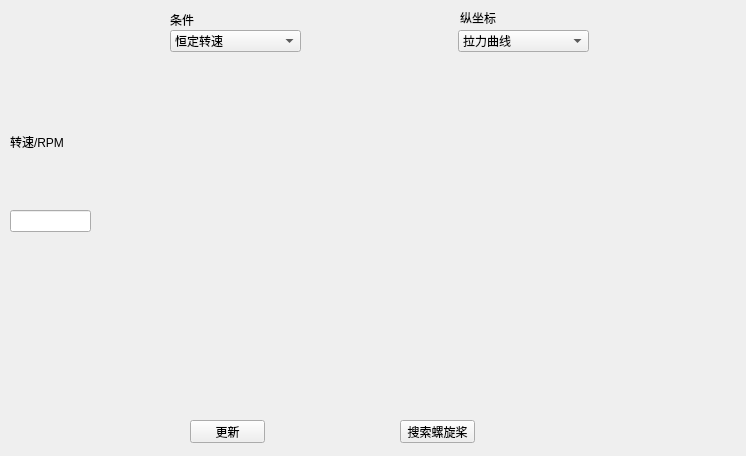
<?xml version="1.0" encoding="UTF-8"?>
<ui version="4.0">
 <class>chart</class>
 <widget class="QWidget" name="chart">
  <property name="geometry">
   <rect>
    <x>0</x>
    <y>0</y>
    <width>746</width>
    <height>456</height>
   </rect>
  </property>
  <property name="windowTitle">
   <string>Chart</string>
  </property>
  <widget class="QCustomPlot" name="plot" native="true">
   <property name="geometry">
    <rect>
     <x>100</x>
     <y>69</y>
     <width>571</width>
     <height>341</height>
    </rect>
   </property>
  </widget>
  <widget class="QComboBox" name="condBox">
   <property name="geometry">
    <rect>
     <x>170</x>
     <y>30</y>
     <width>131</width>
     <height>22</height>
    </rect>
   </property>
   <item>
    <property name="text">
     <string>恒定转速</string>
    </property>
   </item>
   <item>
    <property name="text">
     <string>恒定功率</string>
    </property>
   </item>
  </widget>
  <widget class="QLabel" name="Label">
   <property name="geometry">
    <rect>
     <x>170</x>
     <y>10</y>
     <width>61</width>
     <height>20</height>
    </rect>
   </property>
   <property name="text">
    <string>条件</string>
   </property>
  </widget>
  <widget class="QPushButton" name="updateButton">
   <property name="geometry">
    <rect>
     <x>190</x>
     <y>420</y>
     <width>75</width>
     <height>23</height>
    </rect>
   </property>
   <property name="text">
    <string>更新</string>
   </property>
  </widget>
  <widget class="QPushButton" name="searchButton">
   <property name="geometry">
    <rect>
     <x>400</x>
     <y>420</y>
     <width>75</width>
     <height>23</height>
    </rect>
   </property>
   <property name="text">
    <string>搜索螺旋桨</string>
   </property>
  </widget>
  <widget class="QComboBox" name="typeBox">
   <property name="geometry">
    <rect>
     <x>458</x>
     <y>30</y>
     <width>131</width>
     <height>22</height>
    </rect>
   </property>
   <item>
    <property name="text">
     <string>拉力曲线</string>
    </property>
   </item>
   <item>
    <property name="text">
     <string>效率曲线</string>
    </property>
   </item>
   <item>
    <property name="text">
     <string>功率曲线</string>
    </property>
   </item>
  </widget>
  <widget class="QLabel" name="typeLabel">
   <property name="geometry">
    <rect>
     <x>460</x>
     <y>10</y>
     <width>71</width>
     <height>16</height>
    </rect>
   </property>
   <property name="text">
    <string>纵坐标</string>
   </property>
  </widget>
  <widget class="QWidget" name="verticalLayoutWidget">
   <property name="geometry">
    <rect>
     <x>10</x>
     <y>80</y>
     <width>81</width>
     <height>281</height>
    </rect>
   </property>
   <layout class="QVBoxLayout" name="verticalLayout">
    <item>
     <widget class="QLabel" name="condLabel">
      <property name="text">
       <string>转速/RPM</string>
      </property>
     </widget>
    </item>
    <item>
     <widget class="QLineEdit" name="condInput"/>
    </item>
    <item>
     <widget class="QLabel" name="propLabel">
      <property name="text">
       <string/>
      </property>
     </widget>
    </item>
   </layout>
  </widget>
 </widget>
 <customwidgets>
  <customwidget>
   <class>QCustomPlot</class>
   <extends>QWidget</extends>
   <header>qcustomplot.h</header>
   <container>1</container>
  </customwidget>
 </customwidgets>
 <resources/>
 <connections/>
</ui>
